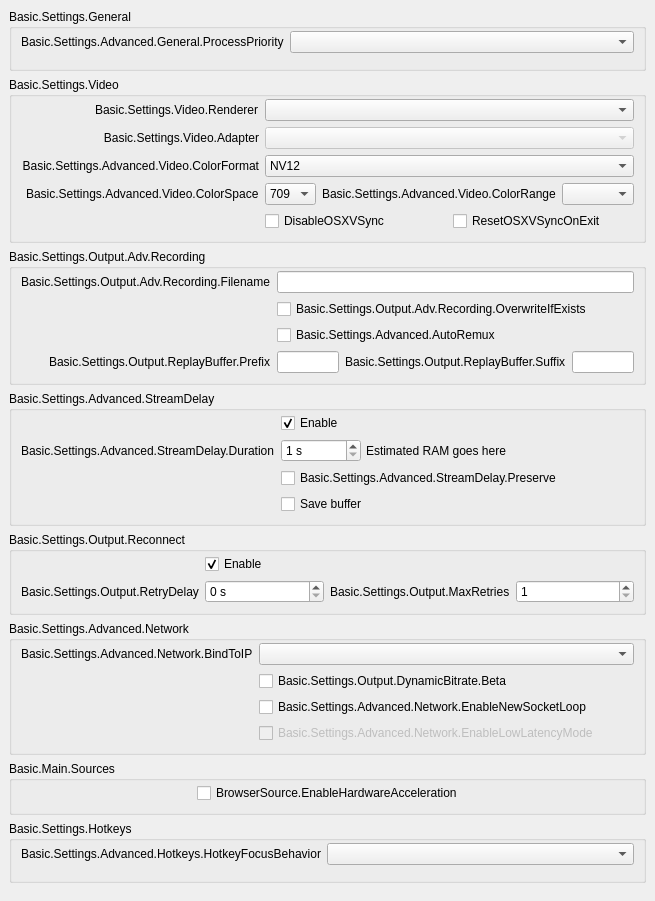
           <widget class="QWidget" name="scrollAreaWidgetContents">
            <property name="geometry">
             <rect>
              <x>0</x>
              <y>0</y>
              <width>596</width>
              <height>781</height>
             </rect>
            </property>
            <layout class="QVBoxLayout" name="verticalLayout_23">
             <property name="leftMargin">
              <number>0</number>
             </property>
             <property name="topMargin">
              <number>0</number>
             </property>
             <property name="rightMargin">
              <number>0</number>
             </property>
             <property name="bottomMargin">
              <number>9</number>
             </property>
             <item>
              <widget class="QWidget" name="widget_11" native="true">
               <layout class="QVBoxLayout" name="verticalLayout_24">
                <item>
                 <widget class="QGroupBox" name="advancedGeneralGroupBox">
                  <property name="title">
                   <string>Basic.Settings.General</string>
                  </property>
                  <layout class="QFormLayout" name="formLayout_22">
                   <property name="fieldGrowthPolicy">
                    <enum>QFormLayout::AllNonFixedFieldsGrow</enum>
                   </property>
                   <property name="labelAlignment">
                    <set>Qt::AlignRight|Qt::AlignTrailing|Qt::AlignVCenter</set>
                   </property>
                   <property name="topMargin">
                    <number>2</number>
                   </property>
                   <item row="0" column="0">
                    <widget class="QLabel" name="processPriorityLabel">
                     <property name="text">
                      <string>Basic.Settings.Advanced.General.ProcessPriority</string>
                     </property>
                     <property name="buddy">
                      <cstring>processPriority</cstring>
                     </property>
                    </widget>
                   </item>
                   <item row="0" column="1">
                    <widget class="QComboBox" name="processPriority"/>
                   </item>
                   <item row="1" column="0">
                    <spacer name="horizontalSpacer_13">
                     <property name="orientation">
                      <enum>Qt::Horizontal</enum>
                     </property>
                     <property name="sizeHint" stdset="0">
                      <size>
                       <width>170</width>
                       <height>0</height>
                      </size>
                     </property>
                    </spacer>
                   </item>
                  </layout>
                 </widget>
                </item>
                <item>
                 <widget class="QGroupBox" name="advancedVideoContainer">
                  <property name="title">
                   <string>Basic.Settings.Video</string>
                  </property>
                  <layout class="QFormLayout" name="formLayout_14">
                   <property name="fieldGrowthPolicy">
                    <enum>QFormLayout::AllNonFixedFieldsGrow</enum>
                   </property>
                   <property name="labelAlignment">
                    <set>Qt::AlignRight|Qt::AlignTrailing|Qt::AlignVCenter</set>
                   </property>
                   <property name="topMargin">
                    <number>2</number>
                   </property>
                   <item row="0" column="0">
                    <widget class="QLabel" name="rendererLabel">
                     <property name="text">
                      <string>Basic.Settings.Video.Renderer</string>
                     </property>
                     <property name="buddy">
                      <cstring>renderer</cstring>
                     </property>
                    </widget>
                   </item>
                   <item row="0" column="1">
                    <widget class="QComboBox" name="renderer">
                     <property name="currentText">
                      <string notr="true"/>
                     </property>
                    </widget>
                   </item>
                   <item row="1" column="0">
                    <widget class="QLabel" name="adapterLabel">
                     <property name="text">
                      <string>Basic.Settings.Video.Adapter</string>
                     </property>
                     <property name="alignment">
                      <set>Qt::AlignRight|Qt::AlignTrailing|Qt::AlignVCenter</set>
                     </property>
                     <property name="buddy">
                      <cstring>adapter</cstring>
                     </property>
                    </widget>
                   </item>
                   <item row="1" column="1">
                    <widget class="QComboBox" name="adapter">
                     <property name="enabled">
                      <bool>false</bool>
                     </property>
                     <property name="currentText">
                      <string notr="true"/>
                     </property>
                    </widget>
                   </item>
                   <item row="2" column="0">
                    <widget class="QLabel" name="label_30">
                     <property name="minimumSize">
                      <size>
                       <width>0</width>
                       <height>0</height>
                      </size>
                     </property>
                     <property name="text">
                      <string>Basic.Settings.Advanced.Video.ColorFormat</string>
                     </property>
                     <property name="alignment">
                      <set>Qt::AlignRight|Qt::AlignTrailing|Qt::AlignVCenter</set>
                     </property>
                     <property name="buddy">
                      <cstring>colorFormat</cstring>
                     </property>
                    </widget>
                   </item>
                   <item row="2" column="1">
                    <widget class="QComboBox" name="colorFormat">
                     <item>
                      <property name="text">
                       <string notr="true">NV12</string>
                      </property>
                     </item>
                     <item>
                      <property name="text">
                       <string notr="true">I420</string>
                      </property>
                     </item>
                     <item>
                      <property name="text">
                       <string>I444</string>
                      </property>
                     </item>
                     <item>
                      <property name="text">
                       <string notr="true">RGB</string>
                      </property>
                     </item>
                    </widget>
                   </item>
                   <item row="4" column="1">
                    <layout class="QHBoxLayout" name="horizontalLayout_18">
                     <property name="leftMargin">
                      <number>0</number>
                     </property>
                     <property name="topMargin">
                      <number>0</number>
                     </property>
                     <property name="rightMargin">
                      <number>0</number>
                     </property>
                     <property name="bottomMargin">
                      <number>0</number>
                     </property>
                     <item>
                      <widget class="QCheckBox" name="disableOSXVSync">
                       <property name="text">
                        <string>DisableOSXVSync</string>
                       </property>
                      </widget>
                     </item>
                     <item>
                      <widget class="QCheckBox" name="resetOSXVSync">
                       <property name="text">
                        <string>ResetOSXVSyncOnExit</string>
                       </property>
                      </widget>
                     </item>
                    </layout>
                   </item>
                   <item row="3" column="1">
                    <layout class="QHBoxLayout" name="horizontalLayout_20">
                     <property name="leftMargin">
                      <number>0</number>
                     </property>
                     <property name="topMargin">
                      <number>0</number>
                     </property>
                     <property name="rightMargin">
                      <number>0</number>
                     </property>
                     <property name="bottomMargin">
                      <number>0</number>
                     </property>
                     <item>
                      <widget class="QComboBox" name="colorSpace">
                       <item>
                        <property name="text">
                         <string notr="true">709</string>
                        </property>
                       </item>
                       <item>
                        <property name="text">
                         <string notr="true">601</string>
                        </property>
                       </item>
                      </widget>
                     </item>
                     <item>
                      <widget class="QLabel" name="label_34">
                       <property name="sizePolicy">
                        <sizepolicy hsizetype="Maximum" vsizetype="Preferred">
                         <horstretch>0</horstretch>
                         <verstretch>0</verstretch>
                        </sizepolicy>
                       </property>
                       <property name="text">
                        <string>Basic.Settings.Advanced.Video.ColorRange</string>
                       </property>
                       <property name="buddy">
                        <cstring>colorRange</cstring>
                       </property>
                      </widget>
                     </item>
                     <item>
                      <widget class="QComboBox" name="colorRange"/>
                     </item>
                    </layout>
                   </item>
                   <item row="3" column="0">
                    <widget class="QLabel" name="label_33">
                     <property name="text">
                      <string>Basic.Settings.Advanced.Video.ColorSpace</string>
                     </property>
                     <property name="buddy">
                      <cstring>colorSpace</cstring>
                     </property>
                    </widget>
                   </item>
                   <item row="4" column="0">
                    <spacer name="horizontalSpacer_12">
                     <property name="orientation">
                      <enum>Qt::Horizontal</enum>
                     </property>
                     <property name="sizeHint" stdset="0">
                      <size>
                       <width>170</width>
                       <height>20</height>
                      </size>
                     </property>
                    </spacer>
                   </item>
                  </layout>
                 </widget>
                </item>
                <item>
                 <widget class="QGroupBox" name="groupBox_6">
                  <property name="title">
                   <string>Basic.Settings.Output.Adv.Recording</string>
                  </property>
                  <layout class="QFormLayout" name="formLayout_17">
                   <property name="fieldGrowthPolicy">
                    <enum>QFormLayout::AllNonFixedFieldsGrow</enum>
                   </property>
                   <property name="labelAlignment">
                    <set>Qt::AlignRight|Qt::AlignTrailing|Qt::AlignVCenter</set>
                   </property>
                   <property name="topMargin">
                    <number>2</number>
                   </property>
                   <item row="0" column="0">
                    <widget class="QLabel" name="label_7">
                     <property name="text">
                      <string>Basic.Settings.Output.Adv.Recording.Filename</string>
                     </property>
                     <property name="buddy">
                      <cstring>filenameFormatting</cstring>
                     </property>
                    </widget>
                   </item>
                   <item row="0" column="1">
                    <widget class="QLineEdit" name="filenameFormatting"/>
                   </item>
                   <item row="1" column="1">
                    <widget class="QCheckBox" name="overwriteIfExists">
                     <property name="text">
                      <string>Basic.Settings.Output.Adv.Recording.OverwriteIfExists</string>
                     </property>
                    </widget>
                   </item>
                   <item row="3" column="1">
                    <layout class="QHBoxLayout" name="horizontalLayout_14">
                     <property name="leftMargin">
                      <number>0</number>
                     </property>
                     <property name="topMargin">
                      <number>0</number>
                     </property>
                     <property name="rightMargin">
                      <number>0</number>
                     </property>
                     <property name="bottomMargin">
                      <number>0</number>
                     </property>
                     <item>
                      <widget class="QLineEdit" name="simpleRBPrefix"/>
                     </item>
                     <item>
                      <widget class="QLabel" name="label_58">
                       <property name="text">
                        <string>Basic.Settings.Output.ReplayBuffer.Suffix</string>
                       </property>
                       <property name="buddy">
                        <cstring>simpleRBSuffix</cstring>
                       </property>
                      </widget>
                     </item>
                     <item>
                      <widget class="QLineEdit" name="simpleRBSuffix"/>
                     </item>
                    </layout>
                   </item>
                   <item row="3" column="0">
                    <widget class="QLabel" name="label_57">
                     <property name="text">
                      <string>Basic.Settings.Output.ReplayBuffer.Prefix</string>
                     </property>
                     <property name="buddy">
                      <cstring>simpleRBPrefix</cstring>
                     </property>
                    </widget>
                   </item>
                   <item row="1" column="0">
                    <spacer name="horizontalSpacer_10">
                     <property name="orientation">
                      <enum>Qt::Horizontal</enum>
                     </property>
                     <property name="sizeHint" stdset="0">
                      <size>
                       <width>170</width>
                       <height>20</height>
                      </size>
                     </property>
                    </spacer>
                   </item>
                   <item row="2" column="1">
                    <widget class="QCheckBox" name="autoRemux">
                     <property name="text">
                      <string>Basic.Settings.Advanced.AutoRemux</string>
                     </property>
                    </widget>
                   </item>
                   <item row="2" column="0">
                    <spacer name="horizontalSpacer_16">
                     <property name="orientation">
                      <enum>Qt::Horizontal</enum>
                     </property>
                     <property name="sizeHint" stdset="0">
                      <size>
                       <width>40</width>
                       <height>20</height>
                      </size>
                     </property>
                    </spacer>
                   </item>
                  </layout>
                 </widget>
                </item>
                <item>
                 <widget class="QGroupBox" name="groupBox_5">
                  <property name="title">
                   <string>Basic.Settings.Advanced.StreamDelay</string>
                  </property>
                  <layout class="QFormLayout" name="formLayout_18">
                   <property name="fieldGrowthPolicy">
                    <enum>QFormLayout::AllNonFixedFieldsGrow</enum>
                   </property>
                   <property name="labelAlignment">
                    <set>Qt::AlignRight|Qt::AlignTrailing|Qt::AlignVCenter</set>
                   </property>
                   <property name="topMargin">
                    <number>2</number>
                   </property>
                   <item row="1" column="0">
                    <widget class="QLabel" name="label_56">
                     <property name="text">
                      <string>Basic.Settings.Advanced.StreamDelay.Duration</string>
                     </property>
                     <property name="buddy">
                      <cstring>streamDelaySec</cstring>
                     </property>
                    </widget>
                   </item>
                   <item row="1" column="1">
                    <widget class="QWidget" name="widget_12" native="true">
                     <property name="enabled">
                      <bool>true</bool>
                     </property>
                     <layout class="QHBoxLayout" name="horizontalLayout_13">
                      <property name="spacing">
                       <number>5</number>
                      </property>
                      <property name="leftMargin">
                       <number>0</number>
                      </property>
                      <property name="topMargin">
                       <number>0</number>
                      </property>
                      <property name="rightMargin">
                       <number>0</number>
                      </property>
                      <property name="bottomMargin">
                       <number>0</number>
                      </property>
                      <item>
                       <widget class="QSpinBox" name="streamDelaySec">
                        <property name="enabled">
                         <bool>true</bool>
                        </property>
                        <property name="sizePolicy">
                         <sizepolicy hsizetype="Maximum" vsizetype="Fixed">
                          <horstretch>0</horstretch>
                          <verstretch>0</verstretch>
                         </sizepolicy>
                        </property>
                        <property name="minimumSize">
                         <size>
                          <width>80</width>
                          <height>0</height>
                         </size>
                        </property>
                        <property name="suffix">
                         <string notr="true"> s</string>
                        </property>
                        <property name="minimum">
                         <number>1</number>
                        </property>
                        <property name="maximum">
                         <number>1800</number>
                        </property>
                       </widget>
                      </item>
                      <item>
                       <widget class="QLabel" name="streamDelayInfo">
                        <property name="text">
                         <string notr="true">Estimated RAM goes here</string>
                        </property>
                       </widget>
                      </item>
                     </layout>
                    </widget>
                   </item>
                   <item row="2" column="1">
                    <widget class="QCheckBox" name="streamDelayPreserve">
                     <property name="text">
                      <string>Basic.Settings.Advanced.StreamDelay.Preserve</string>
                     </property>
                    </widget>
                   </item>
                   <item row="0" column="1">
                    <widget class="QCheckBox" name="streamDelayEnable">
                     <property name="text">
                      <string>Enable</string>
                     </property>
                     <property name="checked">
                      <bool>true</bool>
                     </property>
                    </widget>
                   </item>
                   <item row="3" column="1">
                    <widget class="QCheckBox" name="streamBufferEnable">
                     <property name="text">
                      <string>Save buffer</string>
                     </property>
                    </widget>
                   </item>
                   <item row="2" column="0">
                    <spacer name="horizontalSpacer_9">
                     <property name="orientation">
                      <enum>Qt::Horizontal</enum>
                     </property>
                     <property name="sizeHint" stdset="0">
                      <size>
                       <width>170</width>
                       <height>20</height>
                      </size>
                     </property>
                    </spacer>
                   </item>
                  </layout>
                 </widget>
                </item>
                <item>
                 <widget class="QGroupBox" name="groupBox_7">
                  <property name="title">
                   <string>Basic.Settings.Output.Reconnect</string>
                  </property>
                  <layout class="QFormLayout" name="formLayout_19">
                   <property name="fieldGrowthPolicy">
                    <enum>QFormLayout::AllNonFixedFieldsGrow</enum>
                   </property>
                   <property name="labelAlignment">
                    <set>Qt::AlignRight|Qt::AlignTrailing|Qt::AlignVCenter</set>
                   </property>
                   <property name="topMargin">
                    <number>2</number>
                   </property>
                   <item row="0" column="1">
                    <widget class="QCheckBox" name="reconnectEnable">
                     <property name="text">
                      <string>Enable</string>
                     </property>
                     <property name="checked">
                      <bool>true</bool>
                     </property>
                    </widget>
                   </item>
                   <item row="1" column="1">
                    <layout class="QHBoxLayout" name="horizontalLayout_19">
                     <property name="leftMargin">
                      <number>0</number>
                     </property>
                     <property name="topMargin">
                      <number>0</number>
                     </property>
                     <property name="rightMargin">
                      <number>0</number>
                     </property>
                     <property name="bottomMargin">
                      <number>0</number>
                     </property>
                     <item>
                      <widget class="QSpinBox" name="reconnectRetryDelay">
                       <property name="suffix">
                        <string> s</string>
                       </property>
                       <property name="maximum">
                        <number>30</number>
                       </property>
                      </widget>
                     </item>
                     <item>
                      <widget class="QLabel" name="label_22">
                       <property name="sizePolicy">
                        <sizepolicy hsizetype="Maximum" vsizetype="Preferred">
                         <horstretch>0</horstretch>
                         <verstretch>0</verstretch>
                        </sizepolicy>
                       </property>
                       <property name="text">
                        <string>Basic.Settings.Output.MaxRetries</string>
                       </property>
                       <property name="buddy">
                        <cstring>reconnectMaxRetries</cstring>
                       </property>
                      </widget>
                     </item>
                     <item>
                      <widget class="QSpinBox" name="reconnectMaxRetries">
                       <property name="minimum">
                        <number>1</number>
                       </property>
                       <property name="maximum">
                        <number>10000</number>
                       </property>
                      </widget>
                     </item>
                    </layout>
                   </item>
                   <item row="1" column="0">
                    <widget class="QLabel" name="label_17">
                     <property name="text">
                      <string>Basic.Settings.Output.RetryDelay</string>
                     </property>
                     <property name="buddy">
                      <cstring>reconnectRetryDelay</cstring>
                     </property>
                    </widget>
                   </item>
                   <item row="0" column="0">
                    <spacer name="horizontalSpacer_8">
                     <property name="orientation">
                      <enum>Qt::Horizontal</enum>
                     </property>
                     <property name="sizeHint" stdset="0">
                      <size>
                       <width>170</width>
                       <height>20</height>
                      </size>
                     </property>
                    </spacer>
                   </item>
                  </layout>
                 </widget>
                </item>
                <item>
                 <widget class="QGroupBox" name="advNetworkGroupBox">
                  <property name="title">
                   <string>Basic.Settings.Advanced.Network</string>
                  </property>
                  <layout class="QFormLayout" name="formLayout_23">
                   <property name="fieldGrowthPolicy">
                    <enum>QFormLayout::AllNonFixedFieldsGrow</enum>
                   </property>
                   <property name="labelAlignment">
                    <set>Qt::AlignRight|Qt::AlignTrailing|Qt::AlignVCenter</set>
                   </property>
                   <property name="topMargin">
                    <number>2</number>
                   </property>
                   <item row="0" column="0">
                    <widget class="QLabel" name="label_27">
                     <property name="text">
                      <string>Basic.Settings.Advanced.Network.BindToIP</string>
                     </property>
                     <property name="buddy">
                      <cstring>bindToIP</cstring>
                     </property>
                    </widget>
                   </item>
                   <item row="0" column="1">
                    <widget class="QComboBox" name="bindToIP"/>
                   </item>
                   <item row="2" column="1">
                    <widget class="QCheckBox" name="enableNewSocketLoop">
                     <property name="text">
                      <string>Basic.Settings.Advanced.Network.EnableNewSocketLoop</string>
                     </property>
                    </widget>
                   </item>
                   <item row="3" column="1">
                    <widget class="QCheckBox" name="enableLowLatencyMode">
                     <property name="enabled">
                      <bool>false</bool>
                     </property>
                     <property name="text">
                      <string>Basic.Settings.Advanced.Network.EnableLowLatencyMode</string>
                     </property>
                    </widget>
                   </item>
                   <item row="2" column="0">
                    <spacer name="horizontalSpacer_7">
                     <property name="orientation">
                      <enum>Qt::Horizontal</enum>
                     </property>
                     <property name="sizeHint" stdset="0">
                      <size>
                       <width>170</width>
                       <height>1</height>
                      </size>
                     </property>
                    </spacer>
                   </item>
                   <item row="1" column="1">
                    <widget class="QCheckBox" name="dynBitrate">
                     <property name="toolTip">
                      <string>Basic.Settings.Output.DynamicBitrate.TT</string>
                     </property>
                     <property name="text">
                      <string>Basic.Settings.Output.DynamicBitrate.Beta</string>
                     </property>
                    </widget>
                   </item>
                  </layout>
                 </widget>
                </item>
                <item>
                 <widget class="QGroupBox" name="sourcesGroup">
                  <property name="title">
                   <string>Basic.Main.Sources</string>
                  </property>
                  <layout class="QFormLayout" name="formLayout_34">
                   <property name="topMargin">
                    <number>2</number>
                   </property>
                   <item row="0" column="0">
                    <spacer name="horizontalSpacer_15">
                     <property name="orientation">
                      <enum>Qt::Horizontal</enum>
                     </property>
                     <property name="sizeHint" stdset="0">
                      <size>
                       <width>170</width>
                       <height>20</height>
                      </size>
                     </property>
                    </spacer>
                   </item>
                   <item row="0" column="1">
                    <widget class="QCheckBox" name="browserHWAccel">
                     <property name="text">
                      <string>BrowserSource.EnableHardwareAcceleration</string>
                     </property>
                    </widget>
                   </item>
                  </layout>
                 </widget>
                </item>
                <item>
                 <widget class="QGroupBox" name="groupBox_17">
                  <property name="title">
                   <string>Basic.Settings.Hotkeys</string>
                  </property>
                  <layout class="QFormLayout" name="formLayout_33">
                   <property name="labelAlignment">
                    <set>Qt::AlignRight|Qt::AlignTrailing|Qt::AlignVCenter</set>
                   </property>
                   <property name="topMargin">
                    <number>2</number>
                   </property>
                   <item row="0" column="0">
                    <widget class="QLabel" name="label_21">
                     <property name="text">
                      <string>Basic.Settings.Advanced.Hotkeys.HotkeyFocusBehavior</string>
                     </property>
                    </widget>
                   </item>
                   <item row="0" column="1">
                    <widget class="QComboBox" name="hotkeyFocusType"/>
                   </item>
                   <item row="1" column="0">
                    <spacer name="horizontalSpacer_14">
                     <property name="orientation">
                      <enum>Qt::Horizontal</enum>
                     </property>
                     <property name="sizeHint" stdset="0">
                      <size>
                       <width>170</width>
                       <height>0</height>
                      </size>
                     </property>
                    </spacer>
                   </item>
                  </layout>
                 </widget>
                </item>
               </layout>
              </widget>
             </item>
            </layout>
           </widget>
